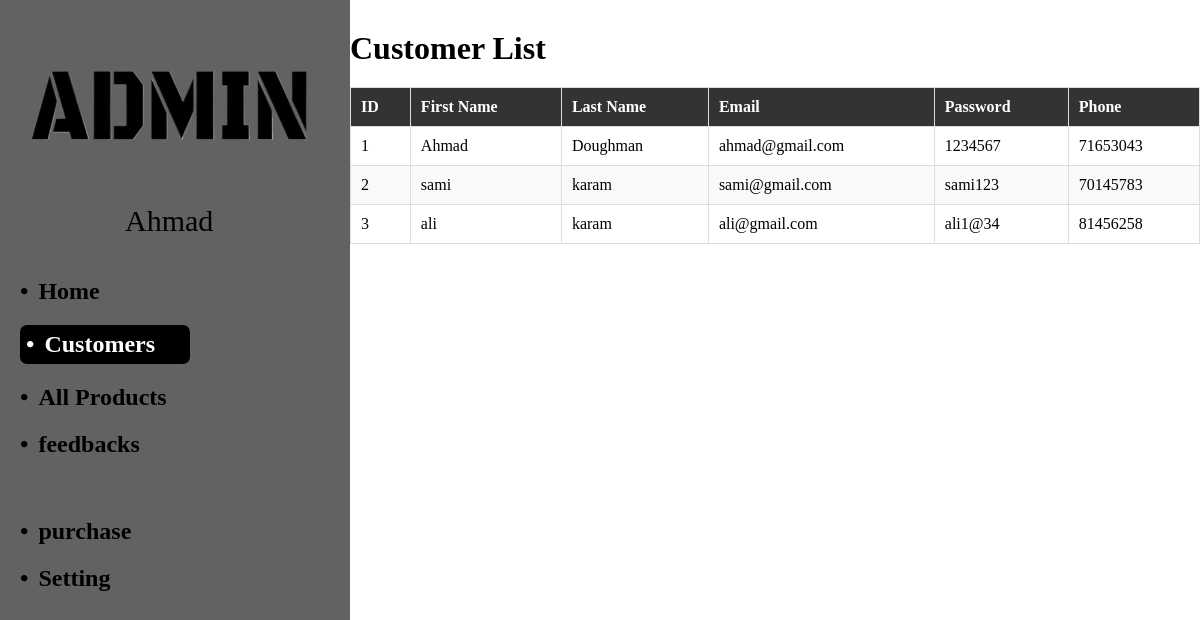
The page /admin/customers.php (signed in) on the database its author committed.
### tables this page shows
CREATE TABLE `users` (
  `id` int(11) NOT NULL,
  `firstname` varchar(50) NOT NULL,
  `lastname` varchar(50) NOT NULL,
  `phone` int(30) NOT NULL,
  `email` varchar(50) NOT NULL,
  `password` varchar(50) NOT NULL,
  `feedback` varchar(100) NOT NULL
);

### admin/common.php (called while the page is built, shortened)
<?php
$admin_info = $_SESSION["admin_info"];
$servername = "localhost";
$username = "root";
$password = "";
$db_user = "ecommerce";
$conn = new mysqli($servername, $username, $password, $db_user);
$admin_id = $admin_info['id'];
$stmt = $conn->prepare("SELECT * FROM admins WHERE id = ?");
$stmt->bind_param("i", $admin_id);
$stmt->execute();
$result = $stmt->get_result();
if ($result->num_rows > 0) {
    $row = $result->fetch_assoc();
} else {
    echo "No users found";
    $stmt->close();
    $conn->close();
    exit();
}
?>

### admin/customers.php (the view, shortened to what this page needs)
<?php include('common.php'); ?>
<!DOCTYPE html>
<html lang="en">
<head>
    <link rel="stylesheet" href="assets/css/style.css">
</head>
<body>
    <?php
    $servername = "localhost";
    $username = "root";
    $password = "";
    $db_user = "ecommerce";
    $conn = new mysqli($servername, $username, $password, $db_user);
    $sql = "SELECT * FROM users";
    $result = $conn->query($sql);
    ?>
    <div class="content_admin">
        <div class="right">
            <div class="icons-profile-photo">
                <img src="assets/images/866781-fotor-bg-remover-2024022795950.png" alt="profile not found">
            </div>
            <div class="admin_name">
                <p style="font-size: 30px;"><?php echo $row['firstname']; ?></p>
            </div>
            <div class="dashboard">
                <a href="home.php">
                    <h2>Home</h2>
                </a>
                <a class="active" href="customers.php">
                    <h2>Customers</h2>
                </a>
                <a href="all-products.php">
                    <h2>All Products</h2>
                </a>
                <a href="feedback.php">
                    <h2>feedbacks</h2>
                </a>
                <a href="purchase.php">
                    <h2 class="Logout_admin">purchase</h2>
                </a>
                <a href="admin_info.php">
                    <h2>Setting</h2>
                </a>
            </div>
        </div>
        <div class="left">
            <div class="content-customers">
                <h1>Customer List</h1>
                <table>
                    <thead>
                        <tr>
                            <th>ID</th>
                            <th>First Name</th>
                            <th>Last Name</th>
                            <th>Email</th>
                            <th>Password</th>
                            <th>Phone</th>
                        </tr>
                    </thead>
                    <tbody>
                        <?php
                        if ($result->num_rows > 0) {
                            while ($row = $result->fetch_assoc()) {
                                echo "<tr>";
                                echo "<td>" . $row["id"] . "</td>";
                                echo "<td>" . $row["firstname"] . "</td>";
                                echo "<td>" . $row["lastname"] . "</td>";
                                echo "<td>" . $row["email"] . "</td>";
                                echo "<td>" . $row["password"] . "</td>";
                                echo "<td>" . $row["phone"] . "</td>";
                                echo "</tr>";
                            }
                        } else {
                            echo "<tr><td colspan='4'>No customers found</td></tr>";
                        }
                        ?>
                    </tbody>
                </table>
            </div>
        </div>
    </div>
</body>
</html>

### admin/assets/css/style.css (style rules this page uses)
* { margin: 0px; padding: 0px; box-sizing: border-box; }
.content_admin { display: flex; margin: auto; }
.right { position: fixed; z-index: 100; width: 350px; height: 100vh; background: rgb(99, 98, 98); }
.icons-profile-photo img { margin-top: -40px; margin-left: 25px; width: 300px; }
.dashboard { margin-left: 20px; }
.right .admin_name { margin-top: -60px; margin-left: calc(50% - 50px); }
.dashboard { margin-top: 40px; display: flex; flex-direction: column; gap: 20px; }
.dashboard a { text-decoration: none; color: black; }
.dashboard h2 { display: inline-block; }
.dashboard a.active { max-width: 170px; background-color: black; color: white; border-radius: 7px; padding: 6px; }
.dashboard h2::before { content: "\2022"; margin-right: 10px; }
.Logout_admin { margin-top: 40px; }
.left { width: calc(100% - 350px); margin-left: 350px; }
.content-customers { margin-top: 30px; }

### admin/customers.php (style rules this page uses)
table { width: 100%; border-collapse: collapse; margin-top: 20px; }
th, td { border: 1px solid #ddd; padding: 10px; text-align: left; }
th { background-color: #333; color: white; }
tr:nth-child(even) { background-color: #f9f9f9; }

### rows shown on the page
users: id "1", firstname "Ahmad", lastname "Doughman", email "ahmad@gmail.com", password "1234567", phone "71653043"
users: id "2", firstname "sami", lastname "karam", email "sami@gmail.com", password "sami123", phone "70145783"
users: id "3", firstname "ali", lastname "karam", email "ali@gmail.com", password "ali1@34", phone "81456258"

### other values the page prints
$row['firstname'] "Ahmad"
